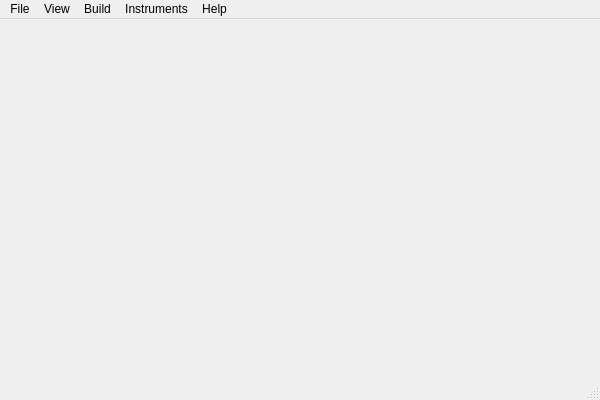
<?xml version="1.0" encoding="UTF-8"?>
<ui version="4.0">
 <class>MainWindow</class>
 <widget class="QMainWindow" name="MainWindow">
  <property name="geometry">
   <rect>
    <x>0</x>
    <y>0</y>
    <width>600</width>
    <height>400</height>
   </rect>
  </property>
  <property name="windowTitle">
   <string>MainWindow</string>
  </property>
  <widget class="QWidget" name="centralWidget"/>
  <widget class="QMenuBar" name="menuBar">
   <property name="geometry">
    <rect>
     <x>0</x>
     <y>0</y>
     <width>600</width>
     <height>21</height>
    </rect>
   </property>
   <widget class="QMenu" name="menuFile">
    <property name="title">
     <string>File</string>
    </property>
    <widget class="QMenu" name="menuExport">
     <property name="enabled">
      <bool>false</bool>
     </property>
     <property name="title">
      <string>Export</string>
     </property>
     <addaction name="actionTo_image"/>
    </widget>
    <addaction name="actionNew"/>
    <addaction name="actionNew_Project"/>
    <addaction name="actionOpen"/>
    <addaction name="actionOpen_Project"/>
    <addaction name="actionSave"/>
    <addaction name="actionSave_as"/>
    <addaction name="actionSave_Project"/>
    <addaction name="actionSave_all"/>
    <addaction name="separator"/>
    <addaction name="menuExport"/>
    <addaction name="actionImport"/>
    <addaction name="separator"/>
    <addaction name="actionClose"/>
    <addaction name="actionClose_All"/>
    <addaction name="actionClose_Project"/>
    <addaction name="actionClose_Others"/>
    <addaction name="separator"/>
    <addaction name="actionExit"/>
   </widget>
   <widget class="QMenu" name="menuHelp">
    <property name="title">
     <string>Help</string>
    </property>
    <addaction name="actionAbout"/>
    <addaction name="actionAbout_Qt"/>
    <addaction name="actionFeedback"/>
    <addaction name="actionGuide"/>
   </widget>
   <widget class="QMenu" name="menuView">
    <property name="title">
     <string>View</string>
    </property>
   </widget>
   <widget class="QMenu" name="menuBuild">
    <property name="title">
     <string>Build</string>
    </property>
    <addaction name="actionBuild_project"/>
    <addaction name="actionClean_project"/>
    <addaction name="actionRebuild_project"/>
    <addaction name="actionStop_build"/>
   </widget>
   <widget class="QMenu" name="menuInstruments">
    <property name="title">
     <string>Instruments</string>
    </property>
    <addaction name="actionPreferense"/>
   </widget>
   <addaction name="menuFile"/>
   <addaction name="menuView"/>
   <addaction name="menuBuild"/>
   <addaction name="menuInstruments"/>
   <addaction name="menuHelp"/>
  </widget>
  <widget class="QStatusBar" name="statusBar"/>
  <action name="actionNew">
   <property name="text">
    <string>New</string>
   </property>
   <property name="shortcut">
    <string>Ctrl+N</string>
   </property>
  </action>
  <action name="actionOpen">
   <property name="text">
    <string>Open</string>
   </property>
   <property name="shortcut">
    <string>Ctrl+O</string>
   </property>
  </action>
  <action name="actionSave">
   <property name="text">
    <string>Save</string>
   </property>
   <property name="shortcut">
    <string>Ctrl+S</string>
   </property>
  </action>
  <action name="actionSave_as">
   <property name="text">
    <string>Save as</string>
   </property>
   <property name="shortcut">
    <string/>
   </property>
  </action>
  <action name="actionExit">
   <property name="text">
    <string>Exit</string>
   </property>
   <property name="shortcut">
    <string>Ctrl+Q</string>
   </property>
  </action>
  <action name="actionAbout">
   <property name="text">
    <string>About ...</string>
   </property>
   <property name="shortcut">
    <string>F1</string>
   </property>
  </action>
  <action name="actionImport">
   <property name="enabled">
    <bool>false</bool>
   </property>
   <property name="text">
    <string>Import</string>
   </property>
  </action>
  <action name="actionTo_image">
   <property name="text">
    <string>Image</string>
   </property>
  </action>
  <action name="actionAbout_Qt">
   <property name="text">
    <string>About Qt ...</string>
   </property>
  </action>
  <action name="actionSave_all">
   <property name="text">
    <string>Save all</string>
   </property>
   <property name="shortcut">
    <string>Ctrl+Shift+S</string>
   </property>
  </action>
  <action name="actionClose_All">
   <property name="text">
    <string>Close All</string>
   </property>
   <property name="shortcut">
    <string>Ctrl+Shift+W</string>
   </property>
   <property name="shortcutContext">
    <enum>Qt::WindowShortcut</enum>
   </property>
  </action>
  <action name="actionClose_Others">
   <property name="text">
    <string>Close Others</string>
   </property>
  </action>
  <action name="actionClose">
   <property name="text">
    <string>Close</string>
   </property>
   <property name="shortcut">
    <string>Ctrl+W</string>
   </property>
   <property name="shortcutContext">
    <enum>Qt::WindowShortcut</enum>
   </property>
  </action>
  <action name="actionFeedback">
   <property name="text">
    <string>Feedback</string>
   </property>
  </action>
  <action name="actionGuide">
   <property name="enabled">
    <bool>false</bool>
   </property>
   <property name="text">
    <string>Guide</string>
   </property>
  </action>
  <action name="actionView_ProjectManager">
   <property name="text">
    <string>Project Manager</string>
   </property>
  </action>
  <action name="actionNew_Project">
   <property name="text">
    <string>New Project</string>
   </property>
  </action>
  <action name="actionOpen_Project">
   <property name="text">
    <string>Open Project</string>
   </property>
  </action>
  <action name="actionSave_Project">
   <property name="text">
    <string>Save Project</string>
   </property>
  </action>
  <action name="actionClose_Project">
   <property name="text">
    <string>Close Project</string>
   </property>
  </action>
  <action name="actionPreferense">
   <property name="text">
    <string>Preferense</string>
   </property>
   <property name="toolTip">
    <string>Application preferense</string>
   </property>
  </action>
  <action name="actionBuild_project">
   <property name="text">
    <string>Build project</string>
   </property>
  </action>
  <action name="actionClean_project">
   <property name="text">
    <string>Clean project</string>
   </property>
  </action>
  <action name="actionRebuild_project">
   <property name="text">
    <string>Rebuild project</string>
   </property>
  </action>
  <action name="actionOutput">
   <property name="text">
    <string>Output</string>
   </property>
  </action>
  <action name="actionOutlines">
   <property name="text">
    <string>Outlines</string>
   </property>
  </action>
  <action name="actionStop_build">
   <property name="text">
    <string>Stop build</string>
   </property>
  </action>
 </widget>
 <layoutdefault spacing="6" margin="11"/>
 <resources/>
 <connections/>
</ui>
